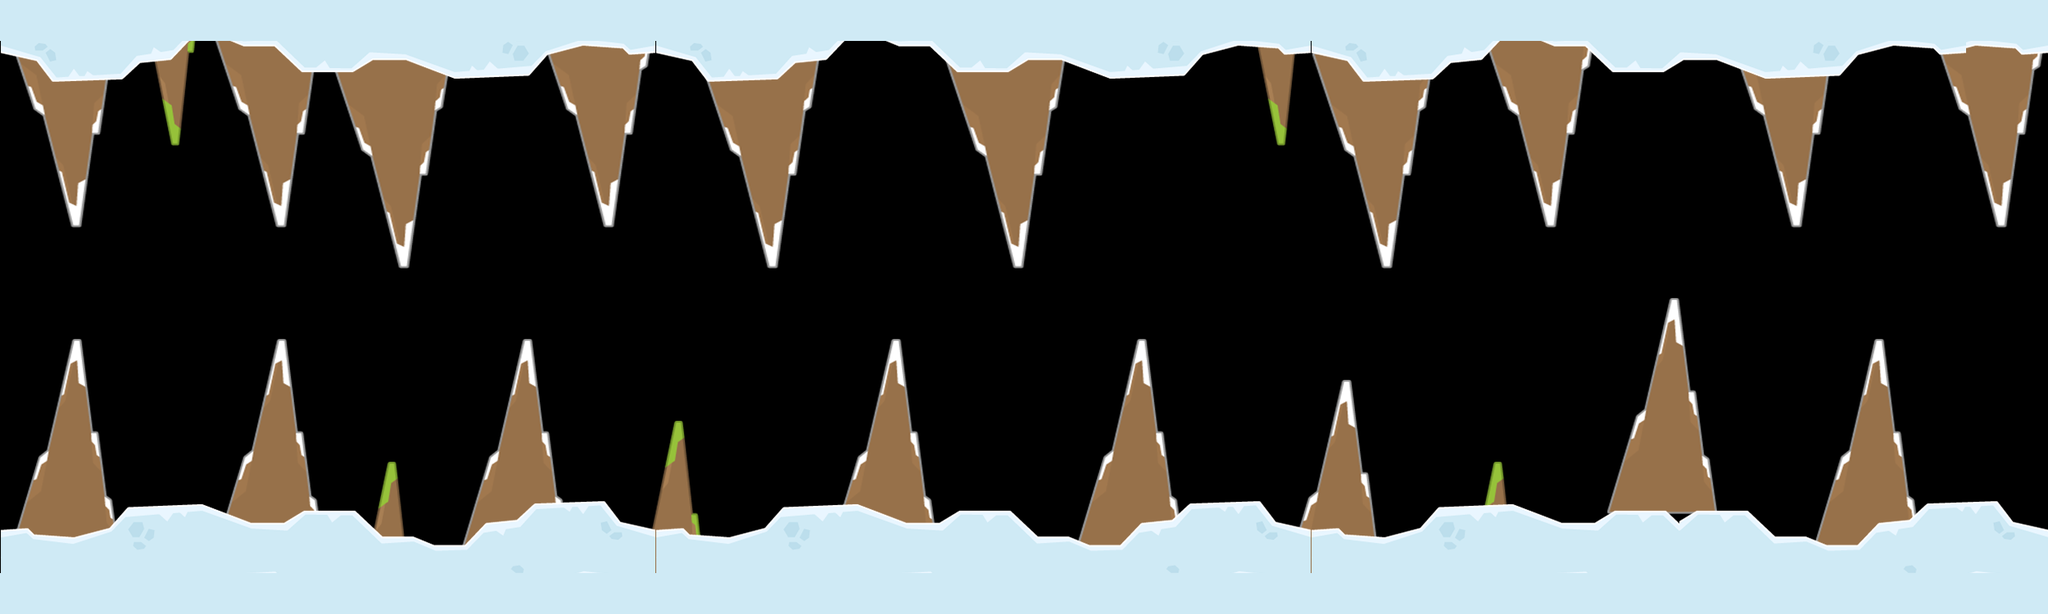

A level layout from a 2D game, rendered from its tile map. Below: a short description, then the map file with tile-grid data replaced by summaries:
An orthogonal 50x15 tile map with 50x50 px tiles, 2 tile layers (player, ground), 1 hidden layer not drawn and 293 objects.

<map version="1.0" orientation="orthogonal" renderorder="right-down" width="50" height="15" tilewidth="50" tileheight="50" nextobjectid="300">
 <tileset firstgid="1" name="title_map" tilewidth="50" tileheight="50">
  <image source="title_map.png" width="800" height="1300" />
 </tileset>
 <layer name="player" width="50" height="15">
  <data>[750 cells, 301 non-empty, 43 distinct tile ids]</data>
 </layer>
 <layer name="ground" width="50" height="15">
  <data>[750 cells, 250 non-empty, 46 distinct tile ids]</data>
 </layer>
 <layer name="coin" width="50" height="15" visible="0">
  <data>[750 cells, 52 non-empty, 1 distinct tile ids]</data>
 </layer>
 <objectgroup name="limitted1">
  <object id="1" x="6.66667" y="646.667" />
  <object id="2" x="21.3333" y="645.333" />
  <object id="3" x="49.3333" y="557.333" />
  <object id="4" x="56" y="557.333" />
  <object id="5" x="92" y="414.667" />
  <object id="6" x="114.667" y="529.333" />
  <object id="7" x="120" y="530.667" />
  <object id="8" x="132" y="608" />
  <object id="9" x="137.333" y="614.667" />
  <object id="10" x="141.333" y="630.667" />
  <object id="11" x="154.667" y="621.333" />
  <object id="12" x="250.667" y="616" />
  <object id="13" x="278.667" y="626.667" />
  <object id="14" x="297.333" y="561.333" />
  <object id="15" x="306.667" y="556" />
  <object id="16" x="341.333" y="417.333" />
  <object id="17" x="349.333" y="417.333" />
  <object id="18" x="365.333" y="529.333" />
  <object id="19" x="369.333" y="532" />
  <object id="20" x="378.667" y="609.333" />
  <object id="21" x="388" y="610.667" />
  <object id="22" x="390.667" y="622.667" />
  <object id="23" x="434.667" y="625.333" />
  <object id="24" x="454.667" y="642.667" />
  <object id="25" x="478.667" y="566.667" />
  <object id="26" x="482.667" y="566.667" />
  <object id="27" x="494.667" y="653.333" />
  <object id="28" x="510.667" y="656" />
  <object id="29" x="528" y="665.333" />
  <object id="30" x="569.333" y="665.333" />
  <object id="31" x="598.667" y="558.667" />
  <object id="32" x="608" y="556" />
  <object id="33" x="642.667" y="420" />
  <object id="34" x="645.333" y="417.333" />
  <object id="35" x="662.667" y="530.667" />
  <object id="36" x="670.667" y="532" />
  <object id="37" x="685.333" y="614.667" />
  <object id="38" x="734.667" y="613.333" />
  <object id="39" x="757.333" y="638.667" />
  <object id="40" x="800" y="644" />
  <object id="41" x="826.667" y="518.667" />
  <object id="42" x="832" y="518.667" />
  <object id="43" x="846.667" y="630.667" />
  <object id="46" x="850.667" y="632" />
  <object id="47" x="857.333" y="652" />
  <object id="48" x="884" y="656" />
  <object id="49" x="933.333" y="646.667" />
  <object id="50" x="957.333" y="621.333" />
  <object id="51" x="1029.33" y="617.333" />
  <object id="52" x="1049.33" y="560" />
  <object id="53" x="1060" y="552" />
  <object id="54" x="1093.33" y="416" />
  <object id="55" x="1100" y="416" />
  <object id="56" x="1114.67" y="530.667" />
  <object id="57" x="1120" y="529.333" />
  <object id="58" x="1129.33" y="610.667" />
  <object id="59" x="1136" y="616" />
  <object id="60" x="1137.33" y="637.333" />
  <object id="61" x="1146.67" y="637.333" />
  <object id="62" x="1169.33" y="625.333" />
  <object id="63" x="1198.67" y="625.333" />
  <object id="64" x="1232" y="625.333" />
  <object id="65" x="1266.67" y="656" />
  <object id="66" x="1302.67" y="656" />
  <object id="67" x="1318.67" y="660" />
  <object id="68" x="1346.67" y="562.667" />
  <object id="69" x="1357.33" y="556" />
  <object id="70" x="1392" y="416" />
  <object id="71" x="1397.33" y="417.333" />
  <object id="72" x="1412" y="529.333" />
  <object id="73" x="1418.67" y="530.667" />
  <object id="74" x="1429.33" y="610.667" />
  <object id="76" x="1436" y="612" />
  <object id="77" x="1438.67" y="629.333" />
  <object id="78" x="1453.33" y="616" />
  <object id="79" x="1538.67" y="614.667" />
  <object id="80" x="1558.67" y="636" />
  <object id="81" x="1588" y="644" />
  <object id="82" x="1598.67" y="612" />
  <object id="83" x="1604" y="604" />
  <object id="84" x="1638.67" y="468" />
  <object id="85" x="1649.33" y="469.333" />
  <object id="86" x="1661.33" y="577.333" />
  <object id="87" x="1668" y="582.667" />
  <object id="88" x="1680" y="650.667" />
  <object id="89" x="1734.67" y="644" />
  <object id="90" x="1754.67" y="622.667" />
  <object id="91" x="1817.33" y="613.333" />
  <object id="92" x="1824" y="569.333" />
  <object id="93" x="1833.33" y="568" />
  <object id="94" x="1841.33" y="613.333" />
  <object id="95" x="1849.33" y="618.667" />
  <object id="96" x="1905.33" y="641.333" />
  <object id="97" x="1946.67" y="641.333" />
  <object id="98" x="1960" y="630.667" />
  <object id="99" x="2000" y="509.333" />
  <object id="100" x="2008" y="504" />
  <object id="101" x="2041.33" y="366.667" />
  <object id="102" x="2050.67" y="366.667" />
  <object id="103" x="2064" y="480" />
  <object id="104" x="2070.67" y="482.667" />
  <object id="105" x="2080" y="558.667" />
  <object id="106" x="2085.33" y="560" />
  <object id="107" x="2096" y="621.333" />
  <object id="108" x="2130.67" y="622.667" />
  <object id="109" x="2168" y="652" />
  <object id="110" x="2204" y="657.333" />
  <object id="111" x="2218.67" y="660" />
  <object id="112" x="2250.67" y="564" />
  <object id="113" x="2256" y="556" />
  <object id="114" x="2290.67" y="418.667" />
  <object id="115" x="2296" y="417.333" />
  <object id="116" x="2312" y="528" />
  <object id="117" x="2320" y="532" />
  <object id="118" x="2328" y="612" />
  <object id="119" x="2334.67" y="614.667" />
  <object id="120" x="2338.67" y="628" />
  <object id="121" x="2349.33" y="618.667" />
  <object id="122" x="2436" y="616" />
  <object id="123" x="2461.33" y="640" />
  <object id="124" x="2494.67" y="650.667" />
  <object id="125" x="2496" y="740" />
 </objectgroup>
 <objectgroup name="limitted2">
  <object id="126" x="5.33333" y="68" />
  <object id="127" x="18.6667" y="70.6667" />
  <object id="128" x="44" y="138.667" />
  <object id="129" x="54.6667" y="140" />
  <object id="130" x="90.6667" y="277.333" />
  <object id="131" x="98.6667" y="276" />
  <object id="132" x="114.667" y="166.667" />
  <object id="133" x="118.667" y="165.333" />
  <object id="134" x="133.333" y="105.333" />
  <object id="135" x="148" y="100" />
  <object id="136" x="172" y="84" />
  <object id="137" x="188" y="78.6667" />
  <object id="138" x="210.667" y="178.667" />
  <object id="139" x="214.667" y="178.667" />
  <object id="140" x="237.333" y="56" />
  <object id="141" x="262.667" y="54.6667" />
  <object id="142" x="292" y="141.333" />
  <object id="143" x="297.333" y="141.333" />
  <object id="144" x="338.667" y="277.333" />
  <object id="145" x="346.667" y="277.333" />
  <object id="146" x="366.667" y="165.333" />
  <object id="147" x="370.667" y="165.333" />
  <object id="148" x="381.333" y="94.6667" />
  <object id="149" x="409.333" y="94.6667" />
  <object id="150" x="442.667" y="186.667" />
  <object id="151" x="450.667" y="193.333" />
  <object id="152" x="490.667" y="328" />
  <object id="153" x="494.667" y="328" />
  </objectgroup>
 <objectgroup name="coin">
  <!-- 52 objects omitted --></objectgroup>
</map>
<!-- 143 of 293 objects omitted -->